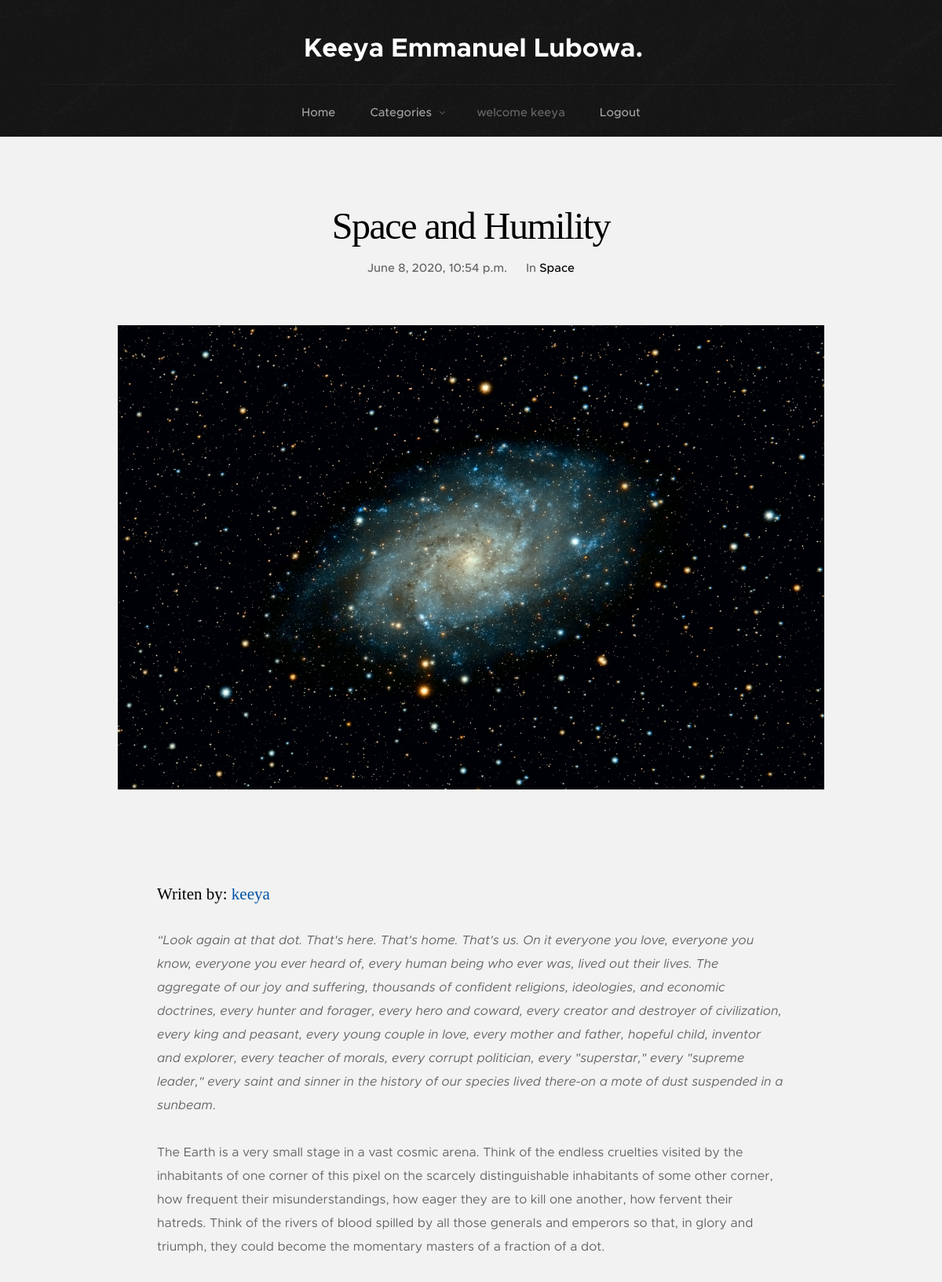
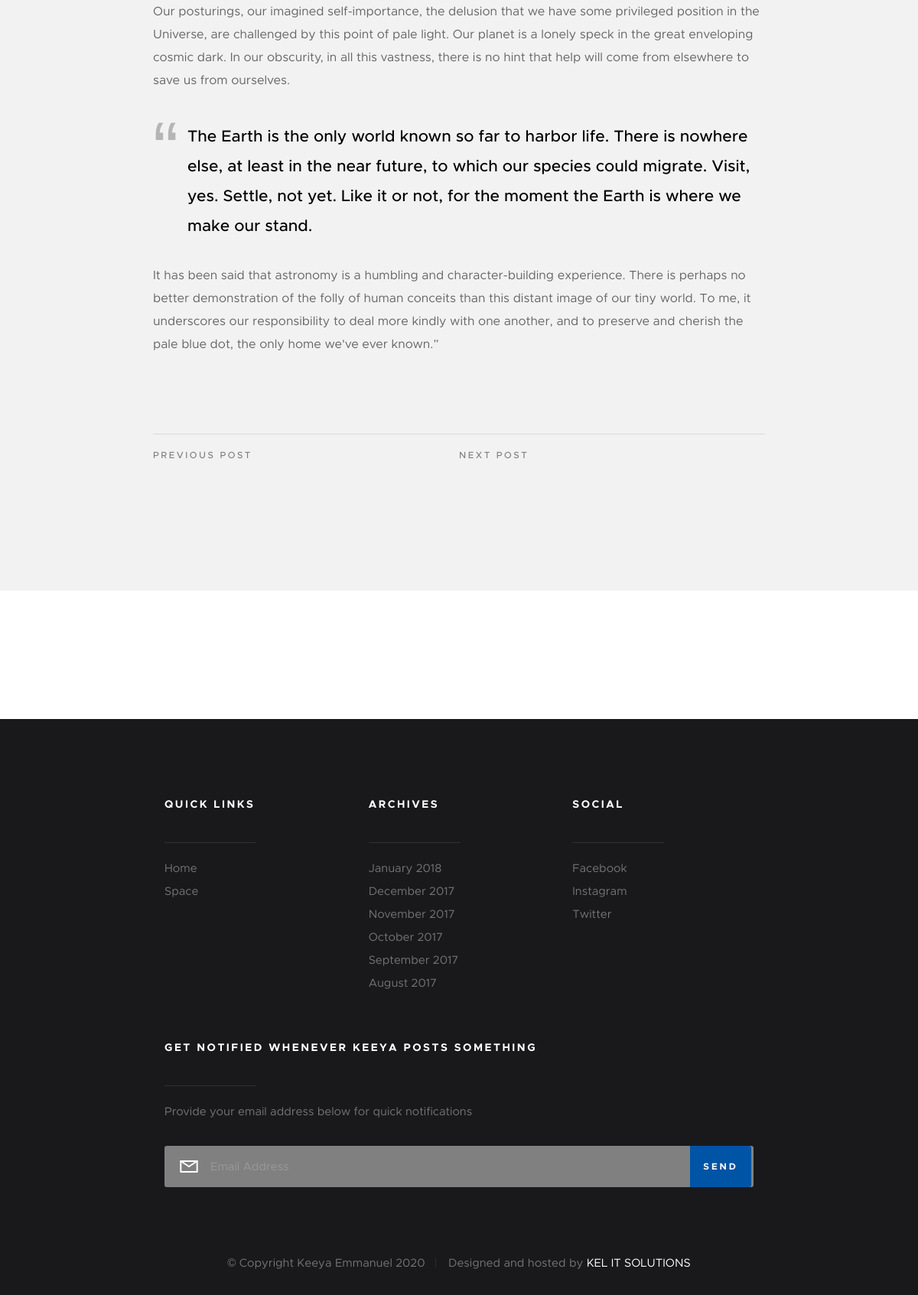
The page /keeya/post/1/ (signed in) on the database its author committed (2 pictures, top to bottom).
### keeya/models.py (models this page shows, shortened)
class BlogPost(models.Model):
    category = models.ForeignKey(Category, on_delete=models.CASCADE)
    title = models.CharField(max_length=150)
    body = models.TextField()
    img  = models.ImageField(upload_to='post_pics')
    likes = models.IntegerField(default=0)
    dislikes = models.IntegerField(default=0)
    created_by = models.ForeignKey(User,on_delete=models.CASCADE,default=User.id)
    created_on = models.DateTimeField(auto_now=False, auto_now_add=True)

class Category(models.Model):
    cat_name = models.CharField(max_length=50)
    def __str__(self):
        return self.cat_name

### keeya/views.py (the view)
# urls.py: path('post/<int:post_id>/',views.post, name='post'),
def post(request, post_id):
    categories = Category.objects.all()
    post = BlogPost.objects.get(id=int(post_id))
    data = dict(categories=categories,post=post)
    return render(request, 'keeya/post.html',data)

### templates/keeya/post.html
{% extends 'keeya/base.html' %}
{% load static %}
{% block postDetails %}
{% load markdownify %}
<article class="row format-standard">
            <div class="s-content__header col-full">
                <h1 class="s-content__header-title">
                    {{post.title}}
                </h1>
                <ul class="s-content__header-meta">
                    <li class="date">{{post.created_on}}</li>
                    <li class="cat">
                        In
                        <a href="#0">{{post.category}}</a>
                    </li>
                </ul>
            </div>
            <div class="s-content__media col-full">
                <div class="s-content__post-thumb">
                    <img src="{{post.img.url}}"
                         srcset="{{post.img.url}} 2000w,
                                 {{post.img.url}} 1000w,
                                 {{post.img.url}} 500w"
                         sizes="(max-width: 2000px) 100vw, 1000px" alt="" >
                </div>
            </div>
            <div class="col-full s-content__main">
                <h4>Writen by:&nbsp;<a href="#">{{post.created_by}}</a> </h3>
                <p>{{post.body | markdownify}}</p>
                <div class="s-content__pagenav">
                    <div class="s-content__nav">
                        <div class="s-content__prev">
                            <a href="#" rel="prev">
                                <span>Previous Post</span>
                            </a>
                        </div>
                        <div class="s-content__next">
                            <a href="#0" rel="next">
                                <span>Next Post</span>
                            </a>
                        </div>
                    </div>
                </div>
            </div>
        </article>
{% endblock postDetails %}

### templates/keeya/base.html (shortened to what this page needs)
{% load static %}
<!DOCTYPE html>
<html class="no-js" lang="en">
<head>
    <link rel="stylesheet" href="{% static 'css/base.css' %}">
    <link rel="stylesheet" href="{% static 'css/vendor.css' %}">
    <link rel="stylesheet" href="{% static 'css/main.css' %}">
    <link rel="stylesheet" href="{% static 'css/modal.css' %}">
</head>
<body id="top">
    {% if request.resolver_match.url_name == 'post' %}
    <div class="s-pageheader">
    {% else %}
    <section class="s-pageheader s-pageheader--home">
    {% endif %}
        <header class="header">
            <div class="header__content row">
                <div class="header__logo">
                    <a style="color:white;font-size:25pt;" class="logo" href="index.html">
                    <b>Keeya Emmanuel Lubowa.</b>
                    </a>
                </div>
                <ul class="header__social">
                    <li>
                        <a href="#0"><i class="fa fa-facebook" aria-hidden="true"></i></a>
                    </li>
                    <li>
                        <a href="#0"><i class="fa fa-twitter" aria-hidden="true"></i></a>
                    </li>
                    <li>
                        <a href="#0"><i class="fa fa-instagram" aria-hidden="true"></i></a>
                    </li>
                </ul>
                <nav class="header__nav-wrap">
                    <ul class="header__nav">
                        <li><a href="/keeya/" title="">Home</a></li>
                        <li class="has-children">
                            <a href="#0" title="">Categories</a>
                        </li>
                        {% if user.is_authenticated %}
                        <li>welcome {{user.username}}</li>
                        <li><a href="#" id="logout">Logout</a></li>
                        {% else %}
                        <li><a href="#" id="openLogin">Login</a></li>
                        <li><a href="#" id="openRegister" >Register</a></li>
                        <li><a href="/admin/" title="">Admin</a></li>
                        {% endif %}
                    </ul>
                </nav>
            </div>
        </header>
    </div>
    <section class="s-content s-content--narrow s-content--no-padding-bottom">
    {% block postDetails %}
    {% endblock postDetails %}
    </section>
    <section class="s-content">
    </section>
    <section class="s-extra">
    </section>
    <footer class="s-footer">
        <div class="s-footer__main">
            <div class="row">
                <div class="col-two md-four mob-full s-footer__sitelinks">
                    <h4>Quick Links</h4>
                    <ul class="s-footer__linklist">
                        <li><a href="#0">Home</a></li>
                        {% for category in categories %}
                        <li><a href="#0">{{category.cat_name}}</a></li>
                        {% endfor %}
                    </ul>
                </div>
                <div class="col-two md-four mob-full s-footer__archives">
                    <h4>Archives</h4>
                    <ul class="s-footer__linklist">
                        <li><a href="#0">January 2018</a></li>
                        <li><a href="#0">December 2017</a></li>
                        <li><a href="#0">November 2017</a></li>
                        <li><a href="#0">October 2017</a></li>
                        <li><a href="#0">September 2017</a></li>
                        <li><a href="#0">August 2017</a></li>
                    </ul>
                </div>
                <div class="col-two md-four mob-full s-footer__social">
                    <h4>Social</h4>
                    <ul class="s-footer__linklist">
                        <li><a href="#0">Facebook</a></li>
                        <li><a href="#0">Instagram</a></li>
                        <li><a href="#0">Twitter</a></li>
                    </ul>
                </div>
                <div class="col-five md-full end s-footer__subscribe">
                    <h4>Get notified whenever Keeya posts something</h4>
                    <p>Provide your email address below for quick notifications</p>
                    <div class="subscribe-form">
                        <form id="mc-form" class="group" novalidate="true">
                            <input style="background-color:grey" type="email" value="" name="EMAIL" class="email" id="mc-email" placeholder="Email Address" required="">
                            <input type="submit" name="subscribe" value="Send">
                        </form>
                    </div>
                </div>
            </div>
        </div>
        <div class="s-footer__bottom">
            <div class="row">
                <div class="col-full">
                    <div class="s-footer__copyright">
                        <span>© Copyright Keeya Emmanuel 2020</span>
                        <span>Designed and hosted by <a href="http://keldotcom.com">KEL IT SOLUTIONS</a></span>
                    </div>
                </div>
            </div>
        </div>
    </footer>
</body>
</html>

### static/css/base.css (style rules this page uses)
html { font-family: sans-serif; line-height: 1.15; -ms-text-size-adjust: 100%; -webkit-text-size-adjust: 100%; }
body { margin: 0; }
article, aside, footer, header, nav, section { display: block; }
h1 { font-size: 2em; margin: 0.67em 0; }
a { background-color: transparent; -webkit-text-decoration-skip: objects; }
b, strong { font-weight: inherit; }
b, strong { font-weight: bolder; }
img { border-style: none; }
button, input, optgroup, select, textarea { font-family: sans-serif; font-size: 100%; line-height: 1.15; margin: 0; }
button, input { overflow: visible; }
button, html [type="button"], [type="reset"], [type="submit"] { -webkit-appearance: button; }
html { font-size: 62.5%; box-sizing: border-box; }
*, *::before, *::after { box-sizing: inherit; }
body { font-weight: normal; line-height: 1; word-wrap: break-word; text-rendering: optimizeLegibility; -webkit-overflow-scrolling: touch; -webkit-text-size-adjust: none; }
body, input, button { -moz-osx-font-smoothing: grayscale; -webkit-font-smoothing: antialiased; }
img, video { max-width: 100%; height: auto; }
div, dl, dt, dd, ul, ol, li, h1, h2, h3, h4, h5, h6, pre, form, p, blockquote, th, td { margin: 0; padding: 0; }
h1, h2, h3, h4, h5, h6 { -webkit-font-smoothing: auto; -webkit-font-smoothing: antialiased; -webkit-font-variant-ligatures: common-ligatures; -moz-font-variant-ligatures: common-ligatures; font-variant-ligatures: common-ligatures; text-rendering: optimizeLegibility; }
em, i { font-style: italic; line-height: inherit; }
strong, b { font-weight: bold; line-height: inherit; }
ol, ul { list-style: none; }
li { display: block; }
a { text-decoration: none; line-height: inherit; }
input[type="email"], input[type="number"], input[type="search"], input[type="text"], input[type="tel"], input[type="url"], input[type="password"], textarea { -webkit-appearance: none; -moz-appearance: none; -ms-appearance: none; -o-appearance: none; appearance: none; }
.row { width: 94%; max-width: 1200px; margin: 0 auto; }
.row:after { content: ""; display: table; clear: both; }
[class*="col-"] { float: left; padding: 0 20px; }
[class*="col-"] + [class*="col-"].end { float: right; }
.col-two, .col-1-6 { width: 16.66667%; }
.col-five { width: 41.66667%; }
.col-twelve, .col-full { width: 100%; }
@media only screen and (max-width: 1200px) { [class*="col-"] { padding: 0 15px; } }
@media only screen and (max-width: 1200px) { .md-four, .md-1-3 { width: 33.33333%; } }
@media only screen and (max-width: 1200px) { .md-twelve, .md-full { width: 100%; } }
.group:after { content: ""; display: table; clear: both; }

### rows shown on the page
BlogPost: title "Space and Humility", created_on "June 8, 2020, 10:54 p.m.", category "Space", img (picture), created_by "keeya", body "“Look again at that dot. That's here. That's home. That's us. On it everyone you love, everyone you know, everyone you ever heard of, every human being who ever was, lived out their lives. The aggregate of our joy and suffering, thousands of confident religions, ideologies, and economic doctrines, every hunter and forager, every hero and coward, every creator and destroyer of civilization, every king and peasant, every young couple in love, every mother and father, hopeful child, inventor and explorer, every teacher of morals, every corrupt politician, every \"superstar,\" every \"supreme leader,\" every saint and sinner in the history of our species lived there-on a mote of dust suspended in a…"
Category: cat_name "Space"

### other values the page prints
{{ user.username }} "keeya"
